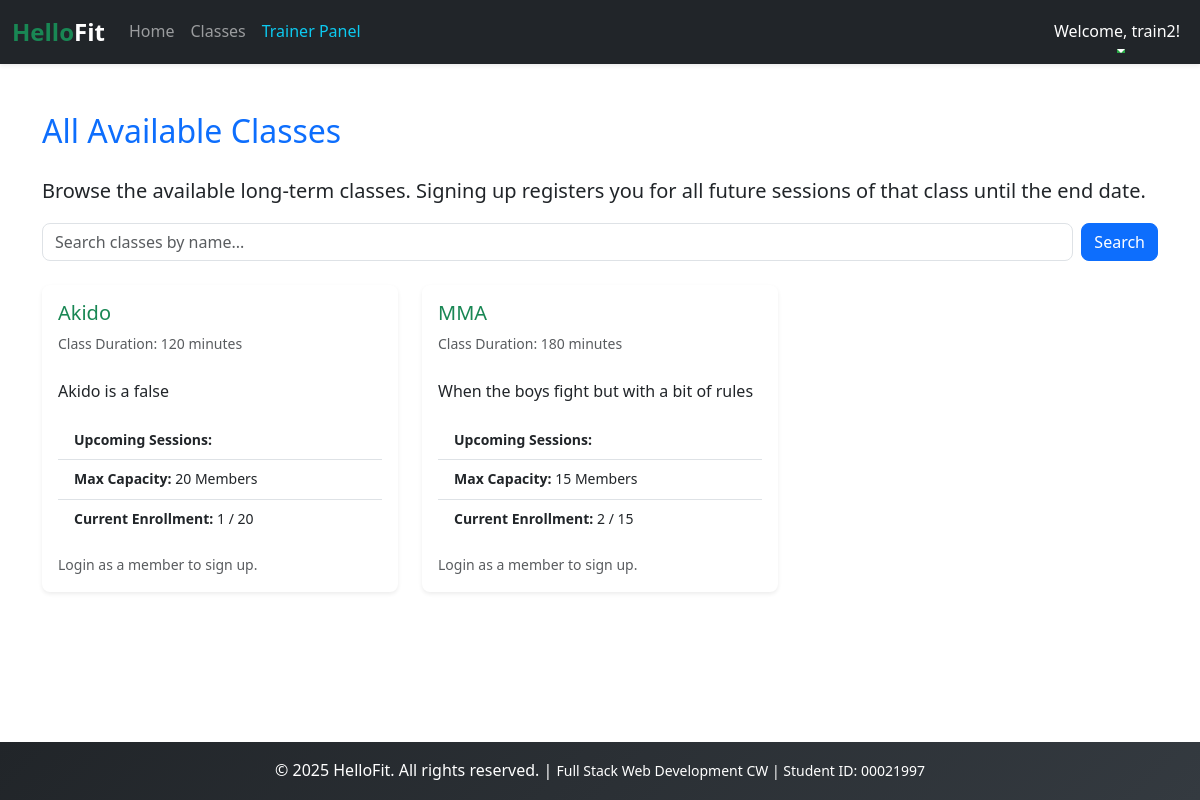
/classes/ (signed in), run on the app's committed database.
### users/models.py (models this page shows, shortened)
class User(AbstractUser):
    ROLES = [
        ('member', 'Member'),
        ('trainer', 'Trainer'),
        ('staff', 'Staff'),
    ]
    role = models.CharField(max_length=10, choices=ROLES, default='member')
    phone = models.CharField(max_length=12, blank=True)
    join_date = models.DateTimeField(auto_now_add=True)

### scheduling/models.py (models this page shows, shortened)
class Group(models.Model):
    name=models.CharField(max_length=50)
    description=models.TextField(blank=True)
    duration=models.IntegerField()
    capacity=models.IntegerField(default=20)

### scheduling/views.py (the view, shortened to what this page needs)
# urls.py: path('classes/', classes, name='classes'),
@login_required
def classes(request):
    enrollment_count_subquery = GroupRecord.objects.filter(
        group=OuterRef('pk'),
    ).values('group').annotate(
        count=Count('pk')
    ).values('count')
    groups_queryset = Group.objects.filter(
        schedule__start_time__gte=timezone.now()
    ).distinct()
    query = request.GET.get('q')
    if query:
        groups_queryset = groups_queryset.filter(name__icontains=query)
    groups_queryset = groups_queryset.annotate(
        current_enrollment=Subquery(enrollment_count_subquery)
    ).order_by('name')
    if request.user.is_authenticated and request.user.role == 'member':
        member = request.user.member
        is_enrolled_subquery = GroupRecord.objects.filter(
            group=OuterRef('pk'),
            member=member,
        )
        groups_queryset = groups_queryset.annotate(
            is_enrolled=Exists(is_enrolled_subquery)
        )
    else:
        groups_queryset = groups_queryset.annotate(is_enrolled=Value(False, output_field=BooleanField()))
    active_groups = groups_queryset
    return render(request, 'scheduling/classes.html', {'active_groups':active_groups})

### scheduling/templates/scheduling/classes.html (shortened to what this page needs)
{% extends 'base.html' %}
{% load static %}
{% block content %}
<h2 class="mb-4 text-primary">All Available Classes</h2>
<p class="lead">Browse the available long-term classes. Signing up registers you for all future sessions of that class
    until the end date.</p>
<div class="mb-4">
    <form method="get" class="d-flex gap-2">
        <input type="text" name="q" class="form-control" placeholder="Search classes by name..."
            value="{{ request.GET.q }}">
        <button type="submit" class="btn btn-primary">Search</button>
    </form>
</div>
{% if not active_groups %}
<div class="alert alert-info">No active, recurring classes available for enrollment at the moment.</div>
{% else %}
<div class="row">
    {% for group in active_groups %}
    <div class="col-md-4 mb-4">
        <div class="card h-100 shadow-sm border-primary">
            <div class="card-body d-flex flex-column">
                <h5 class="card-title text-success">{{ group.name }}</h5>
                <p class="card-text small text-muted">Class Duration: {{ group.duration }} minutes</p>
                <p class="card-text mt-2 flex-grow-1">
                    {{ group.description|default:"A comprehensive fitness course." }}
                </p>
                <ul class="list-group list-group-flush small mb-3">
                    <li class="list-group-item">
                        <strong>Upcoming Sessions:</strong> {{ group.upcoming_sessions }}
                    </li>
                    <li class="list-group-item">
                        <strong>Max Capacity:</strong> {{ group.capacity }} Members
                    </li>
                    <li class="list-group-item">
                        <strong>Current Enrollment:</strong> {{ group.current_enrollment }} / {{ group.capacity }}
                    </li>
                </ul>
                <div class="d-flex justify-content-between align-items-center mt-auto">
                    {% if user.is_authenticated and user.role == 'member' %}
                    <form method="post" action="{% url 'classes' %}" class="w-100">
                        {% csrf_token %}
                        <input type="hidden" name="group_id" value="{{ group.id }}">
                        {% if group.current_enrollment >= group.capacity %}
                        <button type="button" class="btn btn-sm btn-secondary w-100" disabled>Class Full</button>
                        {% elif group.is_enrolled %}
                        <button type="button" class="btn btn-sm btn-success w-100" disabled>Enrolled</button>
                        {% else %}
                        <button type="submit" class="btn btn-sm btn-outline-success w-100">Sign Up for Class</button>
                        {% endif %}
                    </form>
                    {% else %}
                    <span class="text-muted small">Login as a member to sign up.</span>
                    {% endif %}
                </div>
            </div>
        </div>
    </div>
    {% endfor %}
</div>
{% endif %}
{% endblock content %}

### templates/base.html (shortened to what this page needs)
{% load static %}
<!DOCTYPE html>
<html lang="en">
<head>
    <link href="https://cdn.jsdelivr.net/npm/bootstrap@5.3.3/dist/css/bootstrap.min.css" rel="stylesheet"
>
    <link rel="stylesheet" href="{% static 'css/style.css' %}">
</head>
<body style="display:flex;min-height:100vh;flex-direction:column;">
    <header>
        <nav class="navbar navbar-expand-lg navbar-dark bg-dark shadow-sm">
            <div class="container-fluid">
                <a class="navbar-brand fs-4 fw-bold text-success" href="{% url 'home' %}">
                    Hello<span class="text-white">Fit</span>
                </a>
                <div class="collapse navbar-collapse" id="navbarNav">
                    <ul class="navbar-nav me-auto mb-2 mb-lg-0">
                        <li class="nav-item">
                            <a class="nav-link" href="{% url 'home' %}">Home</a>
                        </li>
                        <li class="nav-item">
                            <a class="nav-link" href="{% url 'classes' %}">Classes</a>
                        </li>
                        {% if user.is_authenticated %}
                        {% if user.role == 'member' %}
                        <li class="nav-item">
                            <a class="nav-link text-warning" href="{% url 'member_dashboard' %}">My Dashboard</a>
                        </li>
                        {% elif user.role == 'trainer' %}
                        <li class="nav-item">
                            <a class="nav-link text-info" href="{% url 'trainer_dashboard' %}">Trainer Panel</a>
                        </li>
                        {% elif user.role == 'staff' %}
                        <li class="nav-item">
                            <a class="nav-link text-danger" href="{% url 'staff_dashboard' %}">Staff Admin</a>
                        </li>
                        {% endif %}
                        {% endif %}
                    </ul>
                    <ul class="navbar-nav ms-auto">
                        {% if user.is_authenticated %}
                        <li class="nav-item dropdown">
                            <a class="nav-link dropdown-toggle text-white" href="#" id="navbarDropdown" role="button"
                                data-bs-toggle="dropdown" aria-expanded="false">
                                Welcome, {{ user.first_name|default:user.username }}!
                            </a>
                        </li>
                        {% endif %}
                    </ul>
                </div>
            </div>
        </nav>
    </header>
    <main class="container my-5">
        {% block content %}
        {% endblock content %}
    </main>
    <footer class="bg-dark text-white text-center py-3 mt-auto">
        <div class="container">
            <p class="mb-0">
                &copy; 2025 HelloFit. All rights reserved. |
                <small>Full Stack Web Development CW | Student ID: 00021997</small>
            </p>
        </div>
    </footer>
</body>
</html>

### static/css/style.css (style rules this page uses)
:root { --primary-green: #28a745; --dark-bg: #212529; --light-gray: #f8f9fa; --border-radius: 8px; --transition-speed: 0.3s; }
body { font-family: 'Segoe UI', Tahoma, Geneva, Verdana, sans-serif; line-height: 1.6; }
html { scroll-behavior: smooth; }
.btn { border-radius: var(--border-radius); transition: all var(--transition-speed) ease; font-weight: 500; }
.card { border-radius: var(--border-radius); border: none; box-shadow: 0 2px 8px rgba(0, 0, 0, 0.1); transition: all var(--transition-speed) ease; }
.form-control, .form-select { border-radius: var(--border-radius); border: 1px solid #dee2e6; transition: all var(--transition-speed) ease; }
.navbar { box-shadow: 0 2px 4px rgba(0, 0, 0, 0.1); }
.navbar-brand { transition: all var(--transition-speed) ease; }
.nav-link { position: relative; transition: all var(--transition-speed) ease; }
.nav-link::after { content: ''; position: absolute; bottom: 0; left: 50%; width: 0; height: 2px; background: var(--primary-green); transition: all var(--transition-speed) ease; transform: translateX(-50%); }
footer { background: linear-gradient(135deg, var(--dark-bg) 0%, #343a40 100%); }

### data on the page
User: first_name "train2"
Group: name "Akido", duration "120", description "Akido is a false", capacity "20", current_enrollment "1"
Group: name "MMA", duration "180", description "When the boys fight but with a bit of rules", capacity "15", current_enrollment "2"
